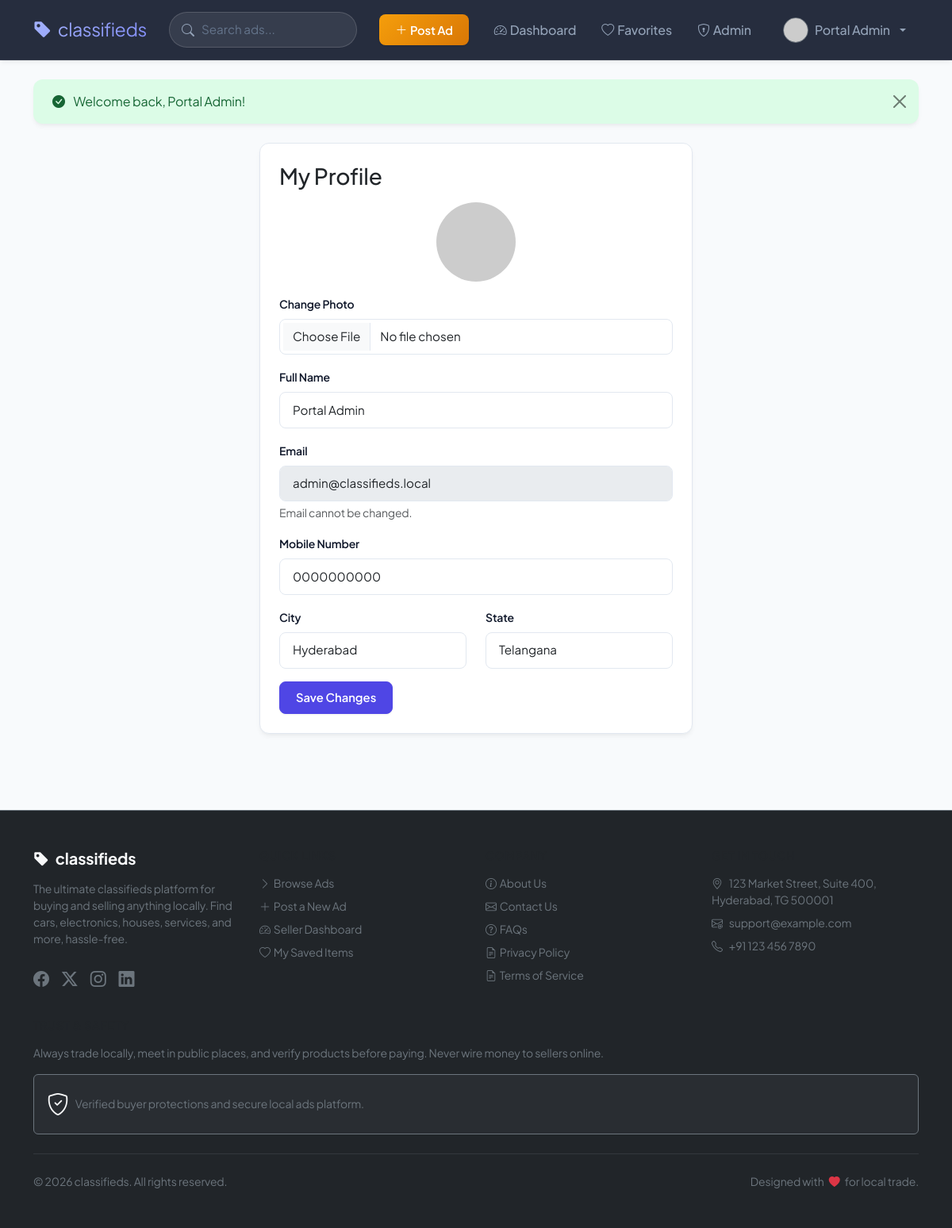
The app's page /profile.php (signed in) with its own data.
### tables this page shows
CREATE TABLE IF NOT EXISTS users (
    UserID INT AUTO_INCREMENT PRIMARY KEY,
    Name VARCHAR(120) NOT NULL,
    Email VARCHAR(150) NOT NULL UNIQUE,
    Mobile VARCHAR(20) NOT NULL,
    PasswordHash VARCHAR(255) NOT NULL,
    City VARCHAR(100) DEFAULT NULL,
    State VARCHAR(100) DEFAULT NULL,
    ProfilePhoto VARCHAR(255) DEFAULT NULL,
    Role ENUM('user','admin') NOT NULL DEFAULT 'user',
    Status ENUM('active','suspended') NOT NULL DEFAULT 'active',
    ResetToken VARCHAR(100) DEFAULT NULL,
    ResetTokenExpiry DATETIME DEFAULT NULL,
    CreatedDate DATETIME NOT NULL DEFAULT CURRENT_TIMESTAMP
);

### includes/functions.php (called while the page is built, shortened)
<?php
function e($str) {
    return htmlspecialchars($str ?? '', ENT_QUOTES, 'UTF-8');
}
function getFlashes() {
    $flashes = $_SESSION['flash'] ?? [];
    return $flashes;
}
function isLoggedIn() {
    return !empty($_SESSION['user_id']);
}
function isAdmin() {
    return isLoggedIn() && ($_SESSION['role'] ?? '') === 'admin';
}
function currentUser($pdo) {
    $stmt = $pdo->prepare('SELECT * FROM users WHERE UserID = ?');
    $stmt->execute([$_SESSION['user_id']]);
    return $stmt->fetch();
}

### profile.php (the view, shortened to what this page needs)
<?php
require_once __DIR__ . '/includes/functions.php';
$user = currentUser($pdo);
require_once __DIR__ . '/includes/header.php';
?>
<div class="row justify-content-center">
  <div class="col-lg-6">
    <div class="card shadow-sm">
      <div class="card-body p-4">
        <h3 class="mb-3">My Profile</h3>
        <form method="post" enctype="multipart/form-data">
          <div class="mb-3 text-center">
            <img src="<?= $user['ProfilePhoto'] ? e(UPLOAD_URL . $user['ProfilePhoto']) : 'https://ui-avatars.com/api/?name=' . urlencode($user['Name']) ?>"
                 class="rounded-circle" width="100" height="100" style="object-fit:cover;">
          </div>
          <div class="mb-3">
            <label class="form-label">Change Photo</label>
            <input type="file" name="profile_photo" class="form-control" accept="image/*">
          </div>
          <div class="mb-3">
            <label class="form-label">Full Name</label>
            <input type="text" name="name" class="form-control" value="<?= e($user['Name']) ?>" required>
          </div>
          <div class="mb-3">
            <label class="form-label">Email</label>
            <input type="email" class="form-control" value="<?= e($user['Email']) ?>" disabled>
            <div class="form-text">Email cannot be changed.</div>
          </div>
          <div class="mb-3">
            <label class="form-label">Mobile Number</label>
            <input type="text" name="mobile" class="form-control" value="<?= e($user['Mobile']) ?>" required>
          </div>
          <div class="row">
            <div class="col-md-6 mb-3">
              <label class="form-label">City</label>
              <input type="text" name="city" class="form-control" value="<?= e($user['City']) ?>" required>
            </div>
            <div class="col-md-6 mb-3">
              <label class="form-label">State</label>
              <input type="text" name="state" class="form-control" value="<?= e($user['State']) ?>" required>
            </div>
          </div>
          <button class="btn btn-primary" type="submit">Save Changes</button>
        </form>
      </div>
    </div>
  </div>
</div>
<?php require_once __DIR__ . '/includes/footer.php'; ?>

### includes/header.php (shortened to what this page needs)
<?php
require_once __DIR__ . '/functions.php';
$__user = isLoggedIn() ? currentUser($pdo) : null;
?>
<!DOCTYPE html>
<html lang="en">
<head>
<link href="https://cdn.jsdelivr.net/npm/bootstrap@5.3.3/dist/css/bootstrap.min.css" rel="stylesheet">
<link rel="stylesheet" href="https://cdn.jsdelivr.net/npm/bootstrap-icons@1.11.3/font/bootstrap-icons.min.css">
<link rel="stylesheet" href="<?= BASE_URL ?>/assets/css/style.css">
</head>
<body>
<nav class="navbar navbar-expand-lg navbar-dark sticky-top">
  <div class="container">
    <a class="navbar-brand fw-extrabold d-flex align-items-center gap-2" href="<?= BASE_URL ?>/index.php">
      <i class="bi bi-tag-fill text-indigo-300"></i>
      <span><?= SITE_NAME ?></span>
    </a>
    <div class="collapse navbar-collapse" id="navMenu">
      <form class="d-flex mx-lg-auto my-2 my-lg-0 flex-grow-1 flex-lg-grow-0 nav-search" style="max-width: 480px;" action="<?= BASE_URL ?>/index.php" method="get">
        <i class="bi bi-search nav-search-icon"></i>
        <input class="form-control" type="search" name="q" placeholder="Search ads..." value="<?= e($_GET['q'] ?? '') ?>">
      </form>
      <ul class="navbar-nav ms-lg-3 align-items-lg-center">
        <?php if ($__user): ?>
          <li class="nav-item">
            <a class="btn btn-warning fw-semibold me-lg-3 my-1 d-inline-flex align-items-center gap-1" href="<?= BASE_URL ?>/post_ad.php">
              <i class="bi bi-plus-lg"></i> Post Ad
            </a>
          </li>
          <li class="nav-item"><a class="nav-link" href="<?= BASE_URL ?>/dashboard.php"><i class="bi bi-speedometer2 me-1"></i>Dashboard</a></li>
          <li class="nav-item"><a class="nav-link" href="<?= BASE_URL ?>/favorites.php"><i class="bi bi-heart me-1"></i>Favorites</a></li>
          <?php if (isAdmin()): ?>
            <li class="nav-item"><a class="nav-link text-warning" href="<?= BASE_URL ?>/admin/index.php"><i class="bi bi-shield-lock me-1"></i>Admin</a></li>
          <?php endif; ?>
          <li class="nav-item dropdown ms-lg-2">
            <a class="nav-link dropdown-toggle d-flex align-items-center gap-2" href="#" data-bs-toggle="dropdown">
              <img src="<?= $__user['ProfilePhoto'] ? e(UPLOAD_URL . $__user['ProfilePhoto']) : 'https://ui-avatars.com/api/?name=' . urlencode($__user['Name']) . '&background=6366f1&color=fff' ?>"
                   class="rounded-circle border border-secondary" width="32" height="32" style="object-fit:cover;">
              <span><?= e($__user['Name']) ?></span>
            </a>
          </li>
        <?php else: ?>
          <li class="nav-item"><a class="nav-link" href="<?= BASE_URL ?>/login.php"><i class="bi bi-box-arrow-in-right me-1"></i>Login</a></li>
          <li class="nav-item ms-lg-2"><a class="btn btn-outline-light btn-sm my-1 px-3" href="<?= BASE_URL ?>/register.php">Register</a></li>
        <?php endif; ?>
      </ul>
    </div>
  </div>
</nav>
<div class="container mt-4">
  <?php foreach (getFlashes() as $flash): ?>
    <div class="alert alert-<?= e($flash['type']) ?> alert-dismissible fade show animated-fade-in" role="alert">
      <i class="bi <?= $flash['type'] === 'success' ? 'bi-check-circle-fill' : ($flash['type'] === 'danger' ? 'bi-exclamation-triangle-fill' : 'bi-info-circle-fill') ?> me-2"></i>
      <?= e($flash['message']) ?>
      <button type="button" class="btn-close" data-bs-dismiss="alert" aria-label="Close"></button>
    </div>
  <?php endforeach; ?>
</div>
<div class="container mb-5 pb-5 animated-fade-in">

### assets/css/style.css (style rules this page uses)
:root { --font-main: 'Plus Jakarta Sans', -apple-system, BlinkMacSystemFont, "Segoe UI", Roboto, sans-serif; --primary-color: #4f46e5; --primary-hover: #4338ca; --primary-light: #e0e7ff; --primary-rgb: 79, 70, 229; --secondary-color: #64748b; --secondary-light: #f1f5f9; --accent-color: #f59e0b; --accent-hover: #d97706; --accent-light: #fef3c7; --bg-body: #f8fafc; --bg-card: #ffffff; --text-dark: #0f172a; --text-muted: #64748b; --text-light: #f8fafc; --border-color: #e2e8f0; --border-focus: #a5b4fc; --status-active-bg: #dcfce7; --status-active-text: #15803d; --status-pending-bg: #fef9c3; --status-pending-text: #a16207; --status-draft-bg: #f1f5f9; --status-draft-text: #475569; --status-sold-bg: #fee2e2; --status-sold-text: #b91c1c; --status-expired-bg: #ffedd5; --status-expired-text: #c2410c; --status-rejected-bg: #f1f5f9; --status-rejected-text: #94a3b8; --shadow-sm: 0 1px 3px rgba(0,0,0,0.05), 0 1px 2px rgba(0,0,0,0.02); --shadow-md: 0 4px 6px -1px rgba(0,0,0,0.05), 0 2px 4px -1px rgba(0,0,0,0.03); --shadow-lg: 0 10px 15px -3px rgba(79, 70, 229, 0.05), 0 4px 6px -2px rgba(79, 70, 229, 0.02); --shadow-premium: 0 20px 25px -5px rgba(0, 0, 0, 0.05), 0 10px 10px -5px rgba(0, 0, 0, 0.03); --shadow-glow: 0 0 15px rgba(79, 70, 229, 0.15); --radius-sm: 8px; --radius-md: 12px; --radius-lg: 18px; --transition-fast: 0.15s cubic-bezier(0.4, 0, 0.2, 1); --transition-normal: 0.25s cubic-bezier(0.4, 0, 0.2, 1); }
body { font-family: var(--font-main); background-color: var(--bg-body); color: var(--text-dark); letter-spacing: -0.01em; -webkit-font-smoothing: antialiased; }
.navbar { backdrop-filter: blur(12px); -webkit-backdrop-filter: blur(12px); background: rgba(15, 23, 42, 0.9) !important; border-bottom: 1px solid rgba(255, 255, 255, 0.08); padding: 0.85rem 0; box-shadow: var(--shadow-md); }
.navbar-brand { font-size: 1.45rem; letter-spacing: -0.02em; background: linear-gradient(135deg, #a5b4fc 0%, #818cf8 100%); -webkit-background-clip: text; -webkit-text-fill-color: transparent; }
.nav-link { color: #94a3b8 !important; font-weight: 500; transition: var(--transition-fast); padding: 0.5rem 1rem !important; border-radius: var(--radius-sm); }
.nav-search { position: relative; }
.nav-search input { background: rgba(255, 255, 255, 0.08) !important; border: 1px solid rgba(255, 255, 255, 0.15) !important; color: var(--text-light) !important; border-radius: 30px !important; padding-left: 2.5rem !important; padding-right: 1rem !important; transition: var(--transition-fast) !important; }
.nav-search input::placeholder { color: #64748b; }
.nav-search-icon { position: absolute; left: 1rem; top: 50%; transform: translateY(-50%); color: #94a3b8; pointer-events: none; }
.btn { border-radius: var(--radius-sm); padding: 0.55rem 1.25rem; font-weight: 600; font-size: 0.925rem; transition: var(--transition-fast); }
.btn-primary { background-color: var(--primary-color) !important; border-color: var(--primary-color) !important; color: #ffffff !important; box-shadow: var(--shadow-sm); }
.btn-warning { background: linear-gradient(135deg, #f59e0b 0%, #d97706 100%) !important; border: none !important; color: #ffffff !important; box-shadow: var(--shadow-sm); }
.card { background-color: var(--bg-card); border: 1px solid var(--border-color); border-radius: var(--radius-md); box-shadow: var(--shadow-sm); transition: var(--transition-normal); overflow: hidden; }
.card.shadow-sm { box-shadow: var(--shadow-md) !important; }
.form-control, .form-select { border-radius: var(--radius-sm); border: 1px solid var(--border-color); padding: 0.65rem 1rem; font-size: 0.95rem; background-color: #ffffff; transition: var(--transition-fast); }
.form-label { font-weight: 600; color: var(--text-dark); font-size: 0.875rem; margin-bottom: 0.5rem; }
.alert { border-radius: var(--radius-md); border: none; box-shadow: var(--shadow-md); padding: 1rem 1.5rem; margin-bottom: 1.5rem; }
.alert-success { background-color: #dcfce7; color: #166534; }
.animated-fade-in { animation: fadeInUp 0.4s cubic-bezier(0.16, 1, 0.3, 1) forwards; }

### records on screen
users: Name "Portal Admin", name "Portal Admin", Email "admin@classifieds.local", mobile "0000000000", city "Hyderabad", state "Telangana"

### other values on screen
SITE_NAME "classifieds"
$flash['message'] "Welcome back, Portal Admin!"
